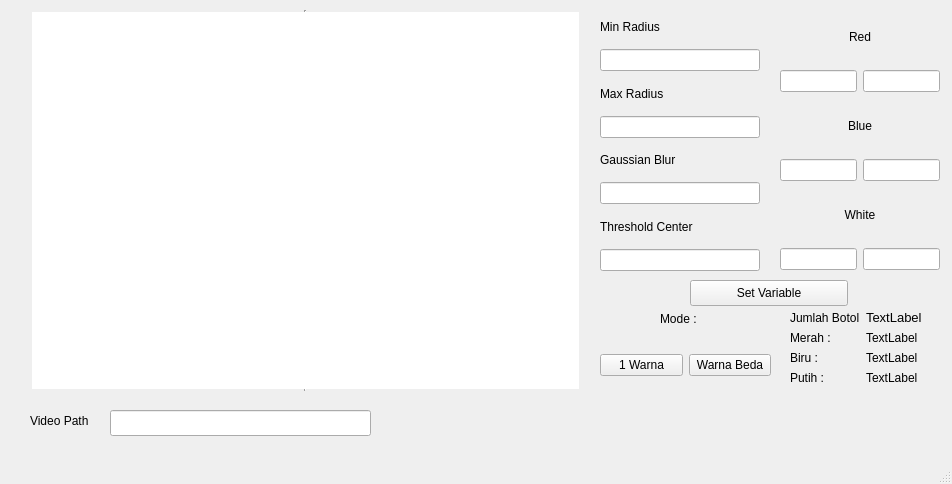
<?xml version="1.0" encoding="UTF-8"?>
<ui version="4.0">
 <class>MainWindow</class>
 <widget class="QMainWindow" name="MainWindow">
  <property name="geometry">
   <rect>
    <x>0</x>
    <y>0</y>
    <width>952</width>
    <height>484</height>
   </rect>
  </property>
  <property name="windowTitle">
   <string>MainWindow</string>
  </property>
  <widget class="QWidget" name="centralwidget">
   <widget class="QLineEdit" name="videoPath">
    <property name="geometry">
     <rect>
      <x>110</x>
      <y>410</y>
      <width>261</width>
      <height>26</height>
     </rect>
    </property>
   </widget>
   <widget class="QLabel" name="label">
    <property name="geometry">
     <rect>
      <x>30</x>
      <y>400</y>
      <width>81</width>
      <height>41</height>
     </rect>
    </property>
    <property name="text">
     <string>Video Path</string>
    </property>
   </widget>
   <widget class="QGraphicsView" name="graphicsView">
    <property name="geometry">
     <rect>
      <x>30</x>
      <y>10</y>
      <width>551</width>
      <height>381</height>
     </rect>
    </property>
    <property name="frameShape">
     <enum>QFrame::VLine</enum>
    </property>
   </widget>
   <widget class="QWidget" name="verticalLayoutWidget">
    <property name="geometry">
     <rect>
      <x>600</x>
      <y>10</y>
      <width>160</width>
      <height>261</height>
     </rect>
    </property>
    <layout class="QVBoxLayout" name="verticalLayout_2">
     <item>
      <widget class="QLabel" name="label_4">
       <property name="text">
        <string>Min Radius</string>
       </property>
      </widget>
     </item>
     <item>
      <widget class="QLineEdit" name="minRadEdit"/>
     </item>
     <item>
      <widget class="QLabel" name="label_3">
       <property name="text">
        <string>Max Radius</string>
       </property>
      </widget>
     </item>
     <item>
      <widget class="QLineEdit" name="MaxRadEdit"/>
     </item>
     <item>
      <widget class="QLabel" name="label_2">
       <property name="text">
        <string>Gaussian Blur</string>
       </property>
      </widget>
     </item>
     <item>
      <widget class="QLineEdit" name="MeanEdit"/>
     </item>
     <item>
      <widget class="QLabel" name="label_5">
       <property name="text">
        <string>Threshold Center</string>
       </property>
      </widget>
     </item>
     <item>
      <widget class="QLineEdit" name="thresEdit"/>
     </item>
    </layout>
   </widget>
   <widget class="QWidget" name="horizontalLayoutWidget">
    <property name="geometry">
     <rect>
      <x>600</x>
      <y>340</y>
      <width>171</width>
      <height>51</height>
     </rect>
    </property>
    <layout class="QHBoxLayout" name="horizontalLayout">
     <item>
      <widget class="QPushButton" name="warna1Btn">
       <property name="text">
        <string>1 Warna</string>
       </property>
      </widget>
     </item>
     <item>
      <widget class="QPushButton" name="bedaWarnaBtn">
       <property name="text">
        <string>Warna Beda</string>
       </property>
      </widget>
     </item>
    </layout>
   </widget>
   <widget class="QLabel" name="label_8">
    <property name="geometry">
     <rect>
      <x>660</x>
      <y>310</y>
      <width>58</width>
      <height>18</height>
     </rect>
    </property>
    <property name="text">
     <string>Mode : </string>
    </property>
   </widget>
   <widget class="QWidget" name="formLayoutWidget">
    <property name="geometry">
     <rect>
      <x>790</x>
      <y>310</y>
      <width>161</width>
      <height>91</height>
     </rect>
    </property>
    <layout class="QFormLayout" name="formLayout">
     <item row="0" column="0">
      <widget class="QLabel" name="label_6">
       <property name="text">
        <string>Jumlah Botol</string>
       </property>
      </widget>
     </item>
     <item row="0" column="1">
      <widget class="QLabel" name="label_7">
       <property name="font">
        <font>
         <pointsize>10</pointsize>
        </font>
       </property>
       <property name="text">
        <string>TextLabel</string>
       </property>
      </widget>
     </item>
     <item row="1" column="0">
      <widget class="QLabel" name="label_9">
       <property name="text">
        <string>Merah : </string>
       </property>
      </widget>
     </item>
     <item row="1" column="1">
      <widget class="QLabel" name="redLabel">
       <property name="text">
        <string>TextLabel</string>
       </property>
      </widget>
     </item>
     <item row="2" column="0">
      <widget class="QLabel" name="label_13">
       <property name="text">
        <string>Biru : </string>
       </property>
      </widget>
     </item>
     <item row="2" column="1">
      <widget class="QLabel" name="blueLabel">
       <property name="text">
        <string>TextLabel</string>
       </property>
      </widget>
     </item>
     <item row="3" column="0">
      <widget class="QLabel" name="label_15">
       <property name="text">
        <string>Putih : </string>
       </property>
      </widget>
     </item>
     <item row="3" column="1">
      <widget class="QLabel" name="whiteLabel">
       <property name="text">
        <string>TextLabel</string>
       </property>
      </widget>
     </item>
    </layout>
   </widget>
   <widget class="QWidget" name="gridLayoutWidget">
    <property name="geometry">
     <rect>
      <x>780</x>
      <y>9</y>
      <width>160</width>
      <height>261</height>
     </rect>
    </property>
    <layout class="QGridLayout" name="gridLayout">
     <item row="2" column="0" colspan="2">
      <widget class="QLabel" name="label_14">
       <property name="text">
        <string>Blue</string>
       </property>
       <property name="alignment">
        <set>Qt::AlignCenter</set>
       </property>
      </widget>
     </item>
     <item row="0" column="0" colspan="2">
      <widget class="QLabel" name="label_10">
       <property name="text">
        <string>Red</string>
       </property>
       <property name="alignment">
        <set>Qt::AlignCenter</set>
       </property>
      </widget>
     </item>
     <item row="4" column="0" colspan="2">
      <widget class="QLabel" name="label_16">
       <property name="text">
        <string>White</string>
       </property>
       <property name="alignment">
        <set>Qt::AlignCenter</set>
       </property>
      </widget>
     </item>
     <item row="3" column="1">
      <widget class="QLineEdit" name="maxBlue"/>
     </item>
     <item row="5" column="0">
      <widget class="QLineEdit" name="minWhite"/>
     </item>
     <item row="3" column="0">
      <widget class="QLineEdit" name="minBlue"/>
     </item>
     <item row="1" column="1">
      <widget class="QLineEdit" name="maxRed"/>
     </item>
     <item row="1" column="0">
      <widget class="QLineEdit" name="minRed"/>
     </item>
     <item row="5" column="1">
      <widget class="QLineEdit" name="maxWhite"/>
     </item>
    </layout>
   </widget>
   <widget class="QPushButton" name="setVarBtn">
    <property name="geometry">
     <rect>
      <x>690</x>
      <y>280</y>
      <width>158</width>
      <height>26</height>
     </rect>
    </property>
    <property name="text">
     <string>Set Variable</string>
    </property>
   </widget>
  </widget>
  <widget class="QMenuBar" name="menubar">
   <property name="geometry">
    <rect>
     <x>0</x>
     <y>0</y>
     <width>952</width>
     <height>23</height>
    </rect>
   </property>
  </widget>
  <widget class="QStatusBar" name="statusbar"/>
 </widget>
 <resources/>
 <connections/>
</ui>
